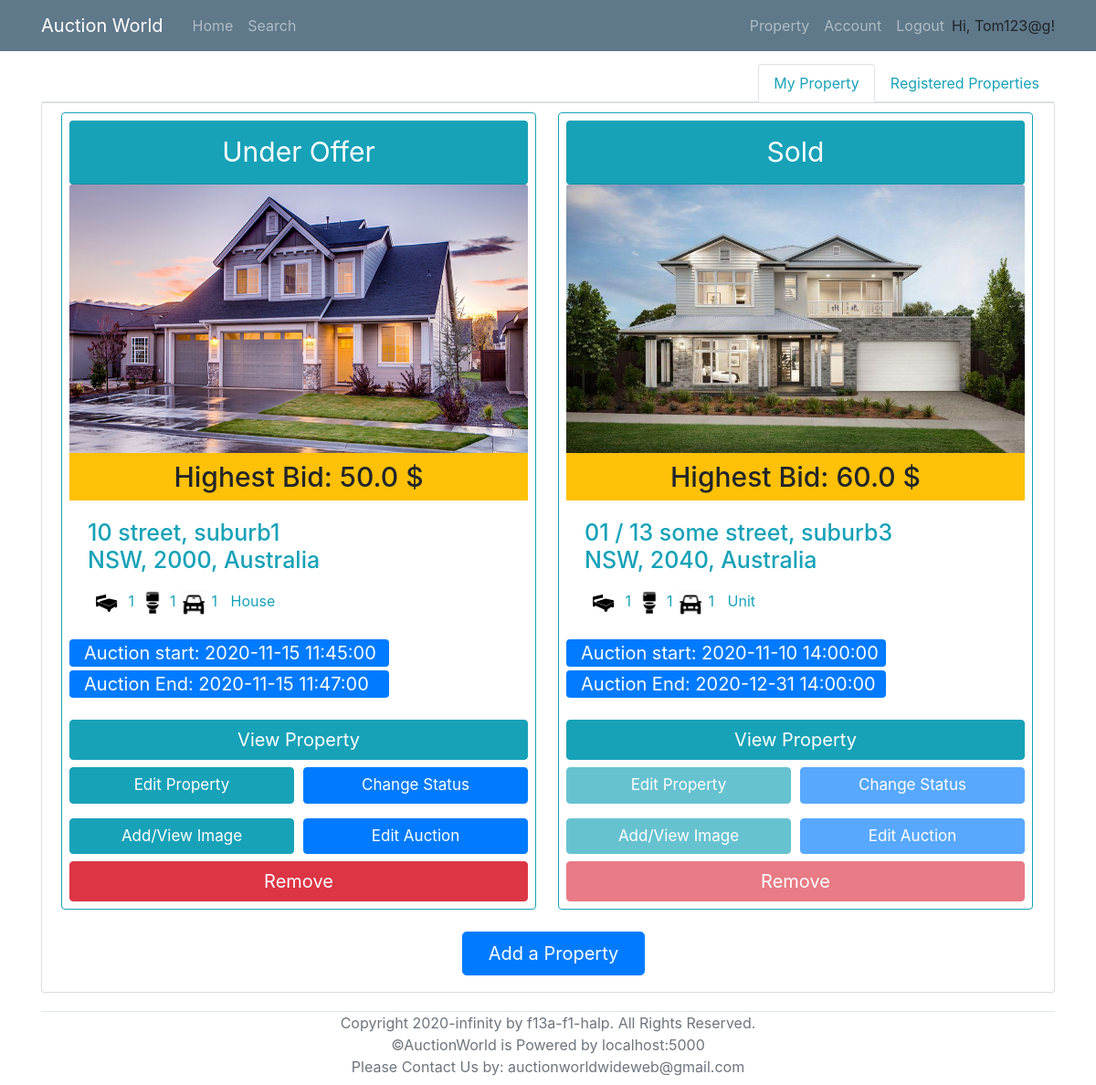
Page /property (signed in) on the earlier database version.
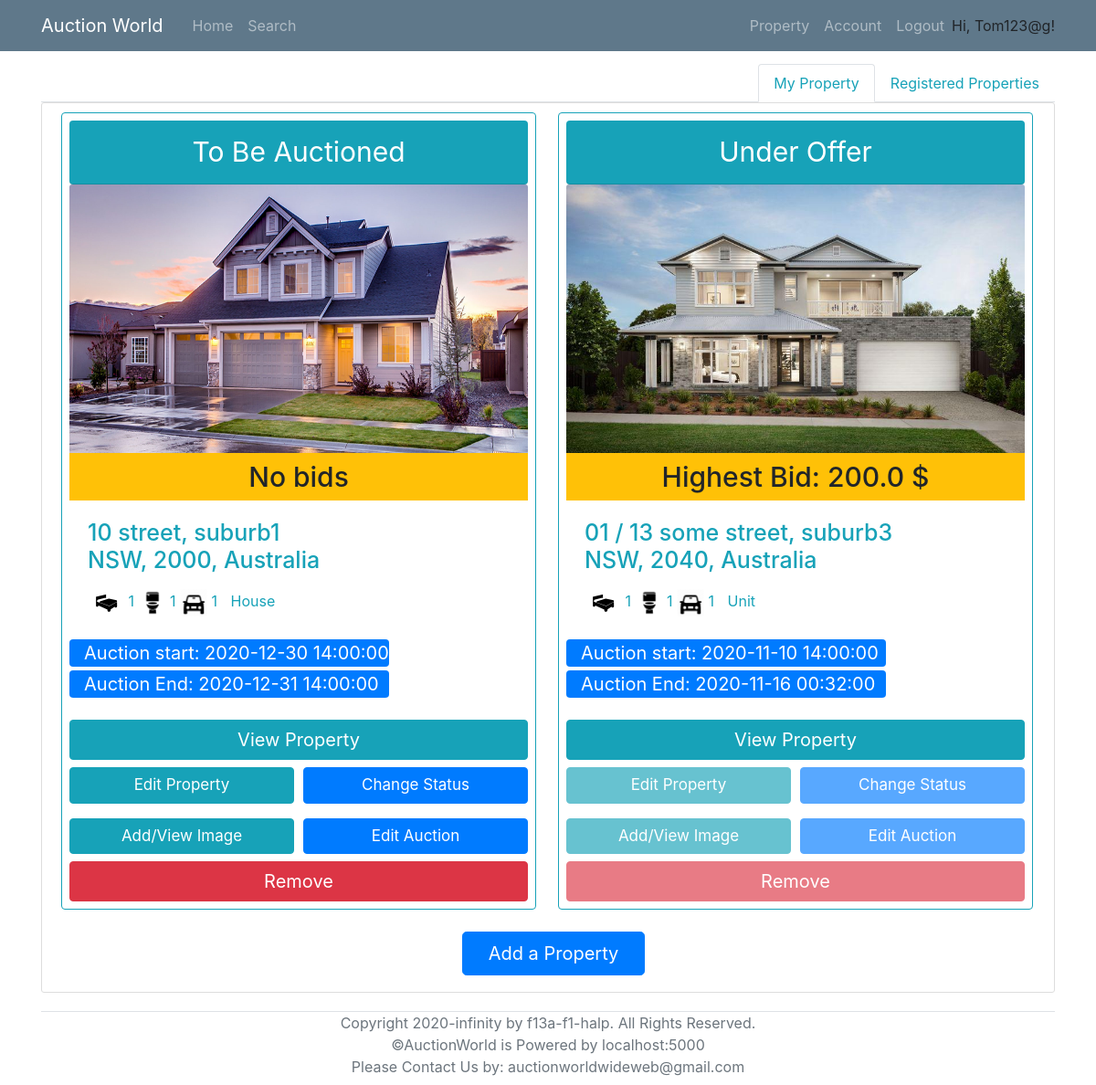
Same page on the later database version.
### models.py (models this page shows, shortened)
class Property(db.Model):
    __tablename__ = 'Property'
    id = db.Column(db.Integer, primary_key = True)
    property_type = db.Column(db.String)
    add_unit = db.Column(db.String(100))
    add_num = db.Column(db.String(100))
    add_name = db.Column(db.String(100))
    add_suburb = db.Column(db.String(100))
    add_state = db.Column(db.String(3))
    add_pc = db.Column(db.String(4))
    num_bedrooms = db.Column(db.Integer)
    num_parking = db.Column(db.Integer)
    num_bathrooms = db.Column(db.Integer)
    parking_features = db.Column(db.String)
    building_size = db.Column(db.Integer)
    land_size = db.Column(db.Integer)
    inspection_date = db.Column(db.DateTime)
    description = db.Column(db.String(2000))
    year_built = db.Column(db.Integer)
    status = db.Column(db.String)
    seller = db.Column(db.Integer, db.ForeignKey('User.id'))
    auctionId = db.relationship('AuctionDetails', backref='Property', uselist=False)
    photo_collection = db.relationship('Photos', backref='Property', lazy='dynamic')
    registeredBidders = db.relationship('User',secondary=lambda: RegisteredAssociation.__table__, backref="RegisteredProperties")

class AuctionDetails(db.Model):
    __tablename__ = 'AuctionDetails'
    id = db.Column(db.Integer, primary_key=True)
    AuctionStart = db.Column(db.DateTime, nullable=False)
    AuctionEnd = db.Column(db.DateTime, nullable=False)
    ReservePrice = db.Column(db.Float, nullable=False)
    MinBiddingGap = db.Column(db.Float, nullable=False)
    PropertyID = db.Column(db.String, db.ForeignKey('Property.id'), unique=True, nullable=False)
    SellerID = db.Column(db.Integer, db.ForeignKey('User.id'), nullable=False)

class Photos(db.Model):
    __tablename__ = 'Photos'
    id = db.Column(db.Integer, primary_key = True)
    photo = db.Column(db.String)
    property_id = db.Column(db.Integer, db.ForeignKey('Property.id'))

### routes.py (the view)
@app.route("/property")
@login_required
def property_list():
    my_properties = db.session.query(Property,AuctionDetails,func.max(Bid.Amount).label('highestBid'))\
                        .filter(Property.seller==current_user.id)\
                        .outerjoin(AuctionDetails, AuctionDetails.PropertyID==Property.id)\
                        .outerjoin(Bid, Bid.AuctionID == AuctionDetails.id)\
                        .group_by(Property.id)
    if my_properties.count() == 0:
        my_properties=None
    propertiesID_registered=RegisteredAssociation.query.filter_by(RegisteredBidderID=current_user.id).all()
    registeredID_list = [ i.PropertyID for i in propertiesID_registered ]
    if len(registeredID_list) == 0:
        registered_properties =None
    else:
        registered_properties = db.session.query(Property,AuctionDetails,func.max(Bid.Amount).label('highestBid'))\
                                .filter(Property.id.in_(registeredID_list))\
                                .outerjoin(AuctionDetails, AuctionDetails.PropertyID==Property.id)\
                                .outerjoin(Bid, Bid.AuctionID == AuctionDetails.id)\
                                .group_by(Property.id)
    time_shift_1hr = datetime.now() + timedelta(hours=1)
    Onehr=timedelta(hours=1)
    return render_template('property.html', properties = my_properties,registered_properties=registered_properties, now_date = time_shift_1hr, Onehr=Onehr)

### models.py (called while the page is built)
@login_manager.user_loader
def load_user(id):
    return User.query.get(id)

### templates/property.html (shortened to what the changed rows need)
{% extends "base.html" %}
{% block content %}
<div class="tab-content" id="nav-tabContent">
    <div class="tab-pane fade show active" id="nav-home" role="tabpanel" aria-labelledby="nav-home-tab">
        <div class="content-section">
            {% if not properties %}
            <div style="width:100%; text-align: center;">
				<h1 class="text-info">No properties found. Add one now!</h1>
			</div>
            {% else %}
            <div class="row col-xl-15">
                {% for (p,a,b) in properties %}
                    <div class="card border-info p-2 col-md-3.8 ml-3 mr-2 mb-3" style="width: 520px;">
                        <div class="card-header rounded text-center bg-info text-white" style="font-size: 30px;">
                            {% if p.status == "auction" %}
                                To Be Auctioned
                            {% elif p.status == "sold" %}
                                Sold
                            {% else %}
                                Under Offer
                            {% endif %}
                        </div>
                        {% if not p.photo_collection.all() %}
                            <img class="card-img-top" src="/static/propertyImage/Sample.jpg" alt="Card image cap" style="width:502px; height: 300px;" >
                        {% else %}
                            <img class="card-img-top" src="/static/propertyImage/{{p.photo_collection.first().photo}}" alt="Card image cap" style="width:502px; height: 300px;" >
                        {% endif %}
                        <h6 class="card-subtitle pt-2 pb-2 text-center bg-warning" style="font-size: 30px;" >
                            {% if b:%}
                                Highest Bid: {{b}} $
                            {% else %}
                                No bids
                            {% endif%}
                        </h6>
                        <div class="card-body text-info">
                            <h4 class="card-title" style="font-size: 25px;">
                                {% if p.add_unit %}
                                    {{p.add_unit}} /
                                {% endif %}
                                {{p.add_num}} {{p.add_name}}, {{p.add_suburb}} <br> {{p.add_state}}, {{p.add_pc}}, Australia
                            </h4>
                            <p class="card-text">
                                <span><img src="/static/icons/bedicon.png" alt="Card image cap" style="width:40px; height: 40px;"> {{p.num_bedrooms}}</span>
                                <span><img src="/static/icons/restroom.png" alt="Card image cap" style="width:30px; height: 30px;"> {{p.num_bathrooms}}</span>
                                <span><img src="/static/icons/car.png" alt="Card image cap" style="width:30px; height: 30px;"> {{p.num_parking}}</span>
                                <span style="margin-top: 7px; margin-left: 10px;">{{p.property_type}}</span>
                            </p>
                        </div>
                        {% if a.AuctionStart and a.AuctionEnd %}
                        <div class="mb-2" style="font-size: 20px; width: 350px;">
                            <p class="bg-primary text-white rounded pl-3  mb-1"> Auction start: {{a.AuctionStart}} </p>
                            <p class="bg-primary text-white rounded pl-3 "> Auction End:   {{a.AuctionEnd}} </p>
                        </div>
                        {% else%}
                            <div style="height: 79.2px;width: 350px;">
                                <p class="bg-secondary text-white rounded pl-3  mb-1" style="font-size: 35px;">No Auction Details</p>
                            </div>
                        {% endif %}
                        <a href="{{ url_for('viewProperty', property_id = p.id) }}">
                            <button class='btn btn-info text-white mr-2 ' style="width: 100%; font-size: 20px;" type='submit'>View Property</button>
                        </a>
                        {% if a %}
                            {% if (now_date >= a.AuctionStart and a.AuctionEnd >= (now_date-Onehr)) or now_date > p.inspection_date %}
                                <div class="mt-2 mb-2">
                                    <span><a href="{{ url_for('edit_property', p_id = p.id) }}"><button class='btn btn-info text-white' style="width: 49%; font-size: 17px;" type='submit' disabled>Edit Property</button></a></span>
                                    <span><a href="{{ url_for('change_status', p_id = p.id) }}"><button class='btn btn-primary text-white' style="width: 49%; font-size: 17px; float: right;" type='submit' disabled>Change Status</button></a></span>
                                </div>
                                <div class="mt-2 mb-2">
                                    <span><a href="{{ url_for('property_image', p_id = p.id) }}"><button class='btn btn-info text-white' style="width: 49%; font-size: 17px;" type='submit' disabled>Add/View Image</button></a></span>
                                    <span><a href="{{ url_for('createAuction', PropertyID = p.id) }}"><button class='btn btn-primary text-white ' style="width: 49%; font-size: 17px;  float: right;"  type='submit' disabled>Edit Auction</button></a></span>
                                </div>
                                <a href="{{ url_for('remove_property', p_id = p.id) }}" onclick = "{if (confirm ( 'Are you sure?')) {this. document.formname.submit (); return true;} return false;} "><button class='btn btn-danger'  style="width: 100%; font-size: 20px;" type='submit' disabled>Remove</button></a>
                            {% else %}
                                <div class="mt-2 mb-2">
                                    <span><a href="{{ url_for('edit_property', p_id = p.id) }}"><button class='btn btn-info text-white' style="width: 49%; font-size: 17px;" type='submit' >Edit Property</button></a></span>
                                    <span><a href="{{ url_for('change_status', p_id = p.id) }}"><button class='btn btn-primary text-white' style="width: 49%; font-size: 17px; float: right;" type='submit' >Change Status</button></a></span>
                                </div>
                                <div class="mt-2 mb-2">
                                    <span><a href="{{ url_for('property_image', p_id = p.id) }}"><button class='btn btn-info text-white' style="width: 49%; font-size: 17px;" type='submit' >Add/View Image</button></a></span>
                                    <span><a href="{{ url_for('createAuction', PropertyID = p.id) }}"><button class='btn btn-primary text-white ' style="width: 49%; font-size: 17px;  float: right;"  type='submit' >Edit Auction</button></a></span>
                                </div>
                                <a href="{{ url_for('remove_property', p_id = p.id) }}" onclick = "{if (confirm ( 'Are you sure?')) {this. document.formname.submit (); return true;} return false;} "><button class='btn btn-danger'  style="width: 100%; font-size: 20px;" type='submit'>Remove</button></a>
                            {% endif %}
                        {% endif %}
                    </div>
                {% endfor %}
            </div>
            {% endif %}
        </div>
    </div>
</div>
{% endblock %}

Differences in the rows shown:
changed Property "street": AuctionStart "2020-11-15 11:45:00" → "2020-12-30 14:00:00"; AuctionEnd "2020-11-15 11:47:00" → "2020-12-31 14:00:00"; b "50.0" → (not shown); status "Under Offer" → "To Be Auctioned"; text "Highest Bid: $" → "No bids"
changed Property "some street": b "60.0" → "200.0"; AuctionEnd "2020-12-31 14:00:00" → "2020-11-16 00:32:00"; status "Sold" → "Under Offer"
